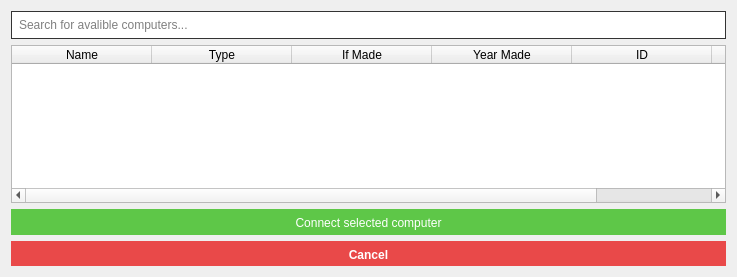
<?xml version="1.0" encoding="UTF-8"?>
<ui version="4.0">
 <class>addConToSci</class>
 <widget class="QDialog" name="addConToSci">
  <property name="geometry">
   <rect>
    <x>0</x>
    <y>0</y>
    <width>737</width>
    <height>277</height>
   </rect>
  </property>
  <property name="windowTitle">
   <string>Add Connection</string>
  </property>
  <layout class="QVBoxLayout" name="verticalLayout">
   <item>
    <widget class="QLineEdit" name="input_consci_search">
     <property name="minimumSize">
      <size>
       <width>0</width>
       <height>0</height>
      </size>
     </property>
     <property name="styleSheet">
      <string notr="true">border: 1px solid #333;
padding: 5px;</string>
     </property>
     <property name="placeholderText">
      <string>Search for avalible computers...</string>
     </property>
    </widget>
   </item>
   <item>
    <widget class="QTableWidget" name="table_consci_connections">
     <property name="editTriggers">
      <set>QAbstractItemView::NoEditTriggers</set>
     </property>
     <property name="selectionBehavior">
      <enum>QAbstractItemView::SelectRows</enum>
     </property>
     <property name="sortingEnabled">
      <bool>true</bool>
     </property>
     <attribute name="horizontalHeaderDefaultSectionSize">
      <number>140</number>
     </attribute>
     <attribute name="horizontalHeaderShowSortIndicator" stdset="0">
      <bool>true</bool>
     </attribute>
     <attribute name="horizontalHeaderStretchLastSection">
      <bool>true</bool>
     </attribute>
     <column>
      <property name="text">
       <string>Name</string>
      </property>
     </column>
     <column>
      <property name="text">
       <string>Type</string>
      </property>
     </column>
     <column>
      <property name="text">
       <string>If Made</string>
      </property>
     </column>
     <column>
      <property name="text">
       <string>Year Made</string>
      </property>
     </column>
     <column>
      <property name="text">
       <string>ID</string>
      </property>
     </column>
     <column>
      <property name="text">
       <string/>
      </property>
     </column>
    </widget>
   </item>
   <item>
    <widget class="QPushButton" name="button_consci_connect">
     <property name="enabled">
      <bool>false</bool>
     </property>
     <property name="cursor">
      <cursorShape>PointingHandCursor</cursorShape>
     </property>
     <property name="styleSheet">
      <string notr="true">border: 0px solid #333;
padding: 7px 0 5px 0;
background-color: #5EC748;
color: #fff;
font: 13pt &quot;Helvetica&quot;;</string>
     </property>
     <property name="text">
      <string>Connect selected computer</string>
     </property>
    </widget>
   </item>
   <item>
    <widget class="QPushButton" name="button_consci_cancel">
     <property name="cursor">
      <cursorShape>PointingHandCursor</cursorShape>
     </property>
     <property name="styleSheet">
      <string notr="true">border: 0px solid #333;
padding: 7px 0 4px 0;
background-color: #E94949;
color: #fff;
font-weight: bold;
font: 25 13pt &quot;Helvetica&quot;;</string>
     </property>
     <property name="text">
      <string>Cancel</string>
     </property>
    </widget>
   </item>
  </layout>
 </widget>
 <resources/>
 <connections/>
</ui>
